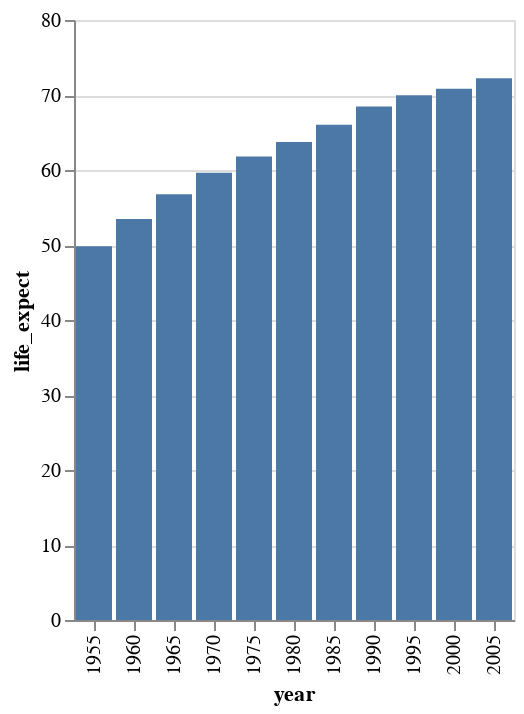

Notebook cell for this chart:
### Markdown cell above
## Barras

### Code cell
alt.Chart(subset).mark_bar().encode(
    x = 'year:O',
    y = 'life_expect'
)

### Figure 1 — Vega-Lite specification as saved in the notebook (floating-point values rounded to 4 significant figures)
{"config": {"view": {"continuousWidth": 300, "continuousHeight": 300}}, "data": {"name": "data-1d29e58cd6de801d5f1b56d61436a992"}, "mark": {"type": "bar"}, "encoding": {"x": {"field": "year", "type": "ordinal"}, "y": {"field": "life_expect", "type": "quantitative"}}, "$schema": "https://vega.github.io/schema/vega-lite/v5.14.1.json", "datasets": {"data-1d29e58cd6de801d5f1b56d61436a992": [{"year": 1955, "country": "Dominican Republic", "cluster": 3, "pop": 2737257, "life_expect": 49.83, "fertility": 7.641}, {"year": 1960, "country": "Dominican Republic", "cluster": 3, "pop": 3231488, "life_expect": 53.46, "fertility": 7.351}, {"year": 1965, "country": "Dominican Republic", "cluster": 3, "pop": 3805881, "life_expect": 56.75, "fertility": 6.649}, {"year": 1970, "country": "Dominican Republic", "cluster": 3, "pop": 4422755, "life_expect": 59.63, "fertility": 5.71}, {"year": 1975, "country": "Dominican Republic", "cluster": 3, "pop": 5048499, "life_expect": 61.79, "fertility": 4.76}, {"year": 1980, "country": "Dominican Republic", "cluster": 3, "pop": 5696855, "life_expect": 63.73, "fertility": 4.0}, {"year": 1985, "country": "Dominican Republic", "cluster": 3, "pop": 6377765, "life_expect": 66.05, "fertility": 3.47}, {"year": 1990, "country": "Dominican Republic", "cluster": 3, "pop": 7077651, "life_expect": 68.46, "fertility": 3.2}, {"year": 1995, "country": "Dominican Republic", "cluster": 3, "pop": 7730224, "life_expect": 69.96, "fertility": 3.05}, {"year": 2000, "country": "Dominican Republic", "cluster": 3, "pop": 8385828, "life_expect": 70.85, "fertility": 2.95}, {"year": 2005, "country": "Dominican Republic", "cluster": 3, "pop": 9049595, "life_expect": 72.23, "fertility": 2.81}]}}
